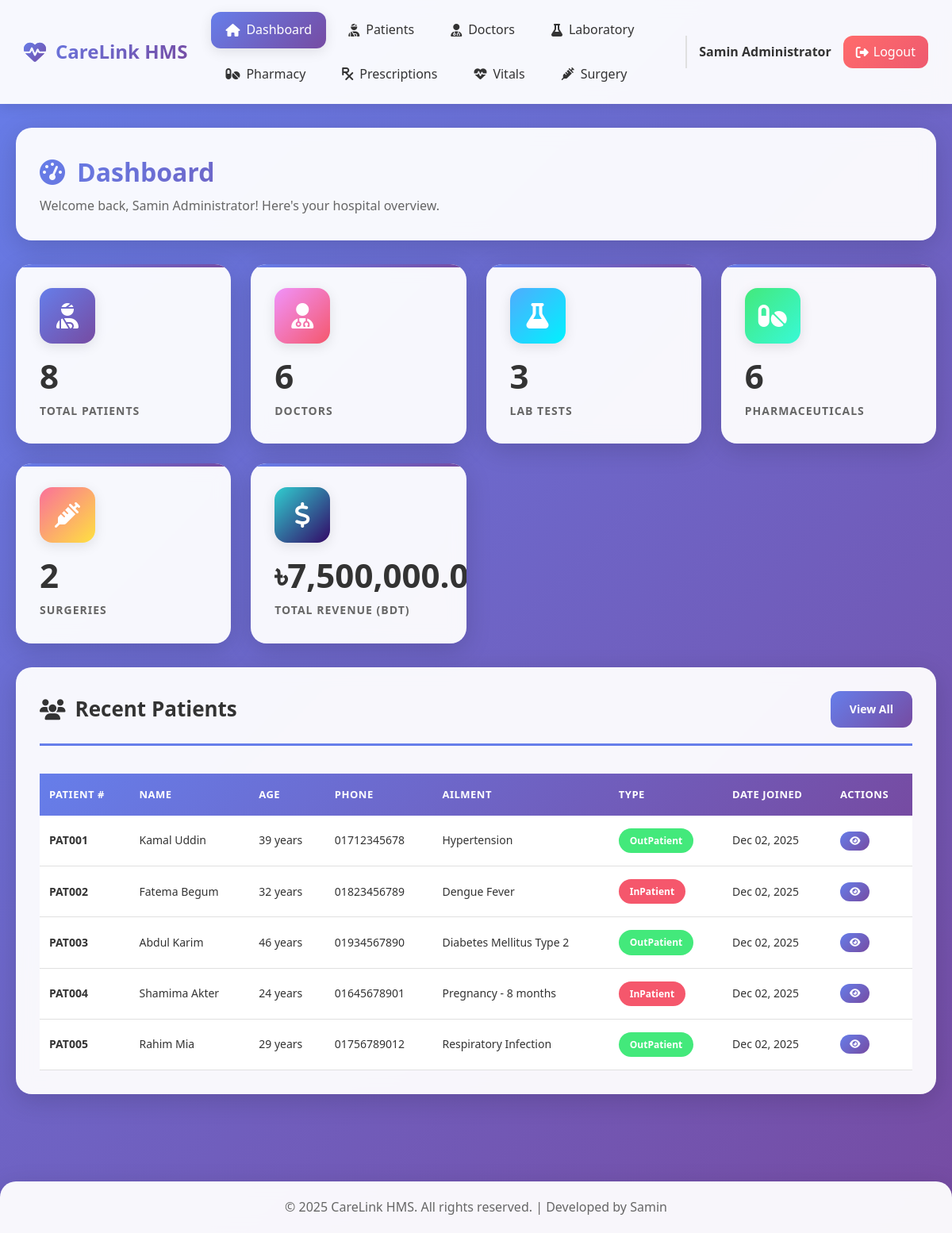
The page /backend/admin/dashboard.php (signed in) on the database its author committed.
### tables this page shows
CREATE TABLE `his_patients` (
  `pat_id` int(11) NOT NULL,
  `pat_fname` varchar(200) DEFAULT NULL,
  `pat_lname` varchar(200) DEFAULT NULL,
  `pat_dob` varchar(200) DEFAULT NULL,
  `pat_age` varchar(200) DEFAULT NULL,
  `pat_number` varchar(200) DEFAULT NULL,
  `pat_addr` varchar(200) DEFAULT NULL,
  `pat_phone` varchar(200) DEFAULT NULL,
  `pat_type` varchar(200) DEFAULT NULL,
  `pat_date_joined` timestamp(6) NOT NULL DEFAULT current_timestamp(6) ON UPDATE current_timestamp(6),
  `pat_ailment` varchar(200) DEFAULT NULL,
  `pat_discharge_status` varchar(200) DEFAULT NULL,
  `created_at` timestamp NOT NULL DEFAULT current_timestamp(),
  `updated_at` timestamp NOT NULL DEFAULT current_timestamp() ON UPDATE current_timestamp()
);

### backend/admin/dashboard.php (the view, shortened to what this page needs)
<?php
require_once '../includes/header.php';
require_once '../includes/navbar.php';
$stats = [];
$result = mysqli_query($conn, "SELECT COUNT(*) as total FROM his_patients");
$stats['patients'] = mysqli_fetch_assoc($result)['total'];
$result = mysqli_query($conn, "SELECT COUNT(*) as total FROM his_docs");
$stats['doctors'] = mysqli_fetch_assoc($result)['total'];
$result = mysqli_query($conn, "SELECT COUNT(*) as total FROM his_laboratory");
$stats['lab_tests'] = mysqli_fetch_assoc($result)['total'];
$result = mysqli_query($conn, "SELECT COUNT(*) as total FROM his_pharmaceuticals");
$stats['pharmaceuticals'] = mysqli_fetch_assoc($result)['total'];
$result = mysqli_query($conn, "SELECT COUNT(*) as total FROM his_surgery");
$stats['surgeries'] = mysqli_fetch_assoc($result)['total'];
$result = mysqli_query($conn, "SELECT SUM(CAST(REPLACE(acc_amount, ',', '') AS DECIMAL(15,2))) as total FROM his_accounts");
$revenue_data = mysqli_fetch_assoc($result);
$stats['revenue'] = $revenue_data['total'] ?? 0;
$recent_patients = mysqli_query($conn, "SELECT * FROM his_patients ORDER BY pat_date_joined DESC LIMIT 5");
?>
<div class="container">
    <div class="page-header">
        <div>
            <h1><i class="fas fa-tachometer-alt"></i> Dashboard</h1>
            <p>Welcome back, <?php echo $_SESSION['admin_name']; ?>! Here's your hospital overview.</p>
        </div>
    </div>
    <div class="stats-grid">
        <div class="stat-card">
            <div class="stat-icon" style="background: linear-gradient(135deg, #667eea, #764ba2);">
                <i class="fas fa-user-injured"></i>
            </div>
            <div class="stat-value"><?php echo number_format($stats['patients']); ?></div>
            <div class="stat-label">Total Patients</div>
        </div>
        <div class="stat-card">
            <div class="stat-icon" style="background: linear-gradient(135deg, #f093fb, #f5576c);">
                <i class="fas fa-user-md"></i>
            </div>
            <div class="stat-value"><?php echo number_format($stats['doctors']); ?></div>
            <div class="stat-label">Doctors</div>
        </div>
        <div class="stat-card">
            <div class="stat-icon" style="background: linear-gradient(135deg, #4facfe, #00f2fe);">
                <i class="fas fa-flask"></i>
            </div>
            <div class="stat-value"><?php echo number_format($stats['lab_tests']); ?></div>
            <div class="stat-label">Lab Tests</div>
        </div>
        <div class="stat-card">
            <div class="stat-icon" style="background: linear-gradient(135deg, #43e97b, #38f9d7);">
                <i class="fas fa-pills"></i>
            </div>
            <div class="stat-value"><?php echo number_format($stats['pharmaceuticals']); ?></div>
            <div class="stat-label">Pharmaceuticals</div>
        </div>
        <div class="stat-card">
            <div class="stat-icon" style="background: linear-gradient(135deg, #fa709a, #fee140);">
                <i class="fas fa-syringe"></i>
            </div>
            <div class="stat-value"><?php echo number_format($stats['surgeries']); ?></div>
            <div class="stat-label">Surgeries</div>
        </div>
        <div class="stat-card">
            <div class="stat-icon" style="background: linear-gradient(135deg, #30cfd0, #330867);">
                <i class="fas fa-dollar-sign"></i>
            </div>
            <div class="stat-value">৳<?php echo number_format($stats['revenue'], 2); ?></div>
            <div class="stat-label">Total Revenue (BDT)</div>
        </div>
    </div>
    <div class="content-card">
        <div class="card-header">
            <h2><i class="fas fa-users"></i> Recent Patients</h2>
            <a href="patients.php" class="btn btn-primary">View All</a>
        </div>
        <div class="table-responsive">
            <table class="data-table">
                <thead>
                    <tr>
                        <th>Patient #</th>
                        <th>Name</th>
                        <th>Age</th>
                        <th>Phone</th>
                        <th>Ailment</th>
                        <th>Type</th>
                        <th>Date Joined</th>
                        <th>Actions</th>
                    </tr>
                </thead>
                <tbody>
                    <?php while ($patient = mysqli_fetch_assoc($recent_patients)): ?>
                    <tr>
                        <td><strong><?php echo $patient['pat_number']; ?></strong></td>
                        <td><?php echo $patient['pat_fname'] . ' ' . $patient['pat_lname']; ?></td>
                        <td><?php echo $patient['pat_age']; ?> years</td>
                        <td><?php echo $patient['pat_phone']; ?></td>
                        <td><?php echo $patient['pat_ailment']; ?></td>
                        <td><span class="badge badge-<?php echo $patient['pat_type'] == 'InPatient' ? 'danger' : 'success'; ?>"><?php echo $patient['pat_type']; ?></span></td>
                        <td><?php echo date('M d, Y', strtotime($patient['pat_date_joined'])); ?></td>
                        <td>
                            <a href="view_patient.php?id=<?php echo $patient['pat_id']; ?>" class="btn btn-sm btn-primary" title="View Details">
                                <i class="fas fa-eye"></i>
                            </a>
                        </td>
                    </tr>
                    <?php endwhile; ?>
                </tbody>
            </table>
        </div>
    </div>
</div>
<?php require_once '../includes/footer.php'; ?>

### rows shown on the page
his_patients: pat_number "PAT001", pat_fname "Kamal", pat_lname "Uddin", pat_age "39", pat_phone "01712345678", pat_ailment "Hypertension", pat_type "OutPatient", pat_date_joined "Dec 02, 2025"
his_patients: pat_number "PAT002", pat_fname "Fatema", pat_lname "Begum", pat_age "32", pat_phone "01823456789", pat_ailment "Dengue Fever", pat_type "InPatient", pat_date_joined "Dec 02, 2025"
his_patients: pat_number "PAT003", pat_fname "Abdul", pat_lname "Karim", pat_age "46", pat_phone "01934567890", pat_ailment "Diabetes Mellitus Type 2", pat_type "OutPatient", pat_date_joined "Dec 02, 2025"
his_patients: pat_number "PAT004", pat_fname "Shamima", pat_lname "Akter", pat_age "24", pat_phone "01645678901", pat_ailment "Pregnancy - 8 months", pat_type "InPatient", pat_date_joined "Dec 02, 2025"
his_patients: pat_number "PAT005", pat_fname "Rahim", pat_lname "Mia", pat_age "29", pat_phone "01756789012", pat_ailment "Respiratory Infection", pat_type "OutPatient", pat_date_joined "Dec 02, 2025"

### other values the page prints
$_SESSION['admin_name'] "Samin Administrator"
$stats['patients'] "8"
$stats['doctors'] "6"
$stats['lab_tests'] "3"
$stats['pharmaceuticals'] "6"
$stats['surgeries'] "2"
